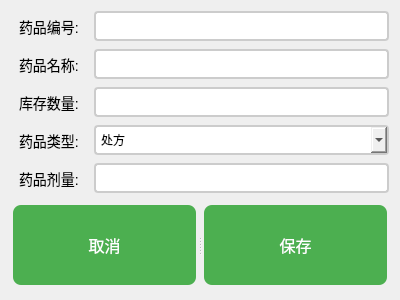
<?xml version="1.0" encoding="UTF-8"?>
<ui version="4.0">
 <class>DrugEditView</class>
 <widget class="QWidget" name="DrugEditView">
  <property name="geometry">
   <rect>
    <x>0</x>
    <y>0</y>
    <width>400</width>
    <height>300</height>
   </rect>
  </property>
  <property name="windowTitle">
   <string>药品编辑</string>
  </property>
  <property name="styleSheet">
   <string notr="true">QPushButton {
    background-color: #4CAF50; /* Green */
    color: white;
    padding: 10px 20px;
    text-align: center;
    text-decoration: none;
    display: inline-block;
    font-size: 16px;
    margin: 4px 2px;
    cursor: pointer;
    border: none;
    border-radius: 8px;
}

QPushButton:hover {
    background-color: #45a049;
}

QSpinBox, QComboBox, QLineEdit {
    padding: 5px;
    border: 2px solid #ccc;
    border-radius: 4px;
    width: 200px;
}

QLabel {
    font-size: 14px;
    padding: 5px;
}</string>
  </property>
  <layout class="QGridLayout" name="gridLayout">
   <item row="0" column="0">
    <layout class="QFormLayout" name="formLayout">
     <item row="0" column="0">
      <widget class="QLabel" name="label_id">
       <property name="text">
        <string>药品编号:</string>
       </property>
      </widget>
     </item>
     <item row="0" column="1">
      <widget class="QLineEdit" name="dbEditID"/>
     </item>
     <item row="1" column="0">
      <widget class="QLabel" name="label_name">
       <property name="text">
        <string>药品名称:</string>
       </property>
      </widget>
     </item>
     <item row="1" column="1">
      <widget class="QLineEdit" name="dbEditName"/>
     </item>
     <item row="2" column="0">
      <widget class="QLabel" name="label_stock">
       <property name="text">
        <string>库存数量:</string>
       </property>
      </widget>
     </item>
     <item row="2" column="1">
      <widget class="QLineEdit" name="dbEditInventory"/>
     </item>
     <item row="3" column="0">
      <widget class="QLabel" name="label_type">
       <property name="text">
        <string>药品类型:</string>
       </property>
      </widget>
     </item>
     <item row="3" column="1">
      <widget class="QComboBox" name="dbComboType">
       <item>
        <property name="text">
         <string>处方</string>
        </property>
       </item>
       <item>
        <property name="text">
         <string>非处方</string>
        </property>
       </item>
      </widget>
     </item>
     <item row="4" column="0">
      <widget class="QLabel" name="label_dosage">
       <property name="text">
        <string>药品剂量:</string>
       </property>
      </widget>
     </item>
     <item row="4" column="1">
      <widget class="QLineEdit" name="dbEditDose"/>
     </item>
    </layout>
   </item>
   <item row="1" column="0">
    <widget class="QSplitter" name="splitter">
     <property name="orientation">
      <enum>Qt::Orientation::Horizontal</enum>
     </property>
     <widget class="QPushButton" name="btCancel">
      <property name="text">
       <string>取消</string>
      </property>
     </widget>
     <widget class="QPushButton" name="btSave">
      <property name="text">
       <string>保存</string>
      </property>
     </widget>
    </widget>
   </item>
  </layout>
 </widget>
 <resources/>
 <connections/>
</ui>
